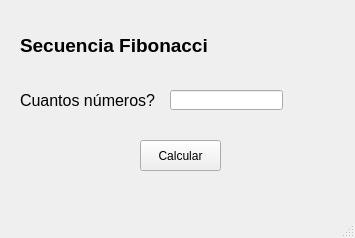
<?xml version="1.0" encoding="UTF-8"?>
<ui version="4.0">
 <class>MainWindow</class>
 <widget class="QMainWindow" name="MainWindow">
  <property name="geometry">
   <rect>
    <x>0</x>
    <y>0</y>
    <width>355</width>
    <height>238</height>
   </rect>
  </property>
  <property name="windowTitle">
   <string>MainWindow</string>
  </property>
  <widget class="QWidget" name="centralwidget">
   <widget class="QLabel" name="lbl1">
    <property name="geometry">
     <rect>
      <x>20</x>
      <y>30</y>
      <width>201</width>
      <height>31</height>
     </rect>
    </property>
    <property name="text">
     <string>&lt;html&gt;&lt;head/&gt;&lt;body&gt;&lt;p&gt;&lt;span style=&quot; font-size:14pt; font-weight:600;&quot;&gt;Secuencia Fibonacci&lt;/span&gt;&lt;/p&gt;&lt;/body&gt;&lt;/html&gt;</string>
    </property>
   </widget>
   <widget class="QLineEdit" name="txtNumeros">
    <property name="geometry">
     <rect>
      <x>170</x>
      <y>90</y>
      <width>113</width>
      <height>20</height>
     </rect>
    </property>
   </widget>
   <widget class="QLabel" name="lbl2">
    <property name="geometry">
     <rect>
      <x>20</x>
      <y>90</y>
      <width>141</width>
      <height>21</height>
     </rect>
    </property>
    <property name="text">
     <string>&lt;html&gt;&lt;head/&gt;&lt;body&gt;&lt;p&gt;&lt;span style=&quot; font-size:12pt;&quot;&gt;Cuantos números?&lt;/span&gt;&lt;/p&gt;&lt;/body&gt;&lt;/html&gt;</string>
    </property>
   </widget>
   <widget class="QPushButton" name="btnCalcular">
    <property name="geometry">
     <rect>
      <x>140</x>
      <y>140</y>
      <width>81</width>
      <height>31</height>
     </rect>
    </property>
    <property name="text">
     <string>Calcular</string>
    </property>
   </widget>
  </widget>
  <widget class="QMenuBar" name="menubar">
   <property name="geometry">
    <rect>
     <x>0</x>
     <y>0</y>
     <width>355</width>
     <height>21</height>
    </rect>
   </property>
  </widget>
  <widget class="QStatusBar" name="statusbar"/>
 </widget>
 <resources/>
 <connections/>
</ui>
